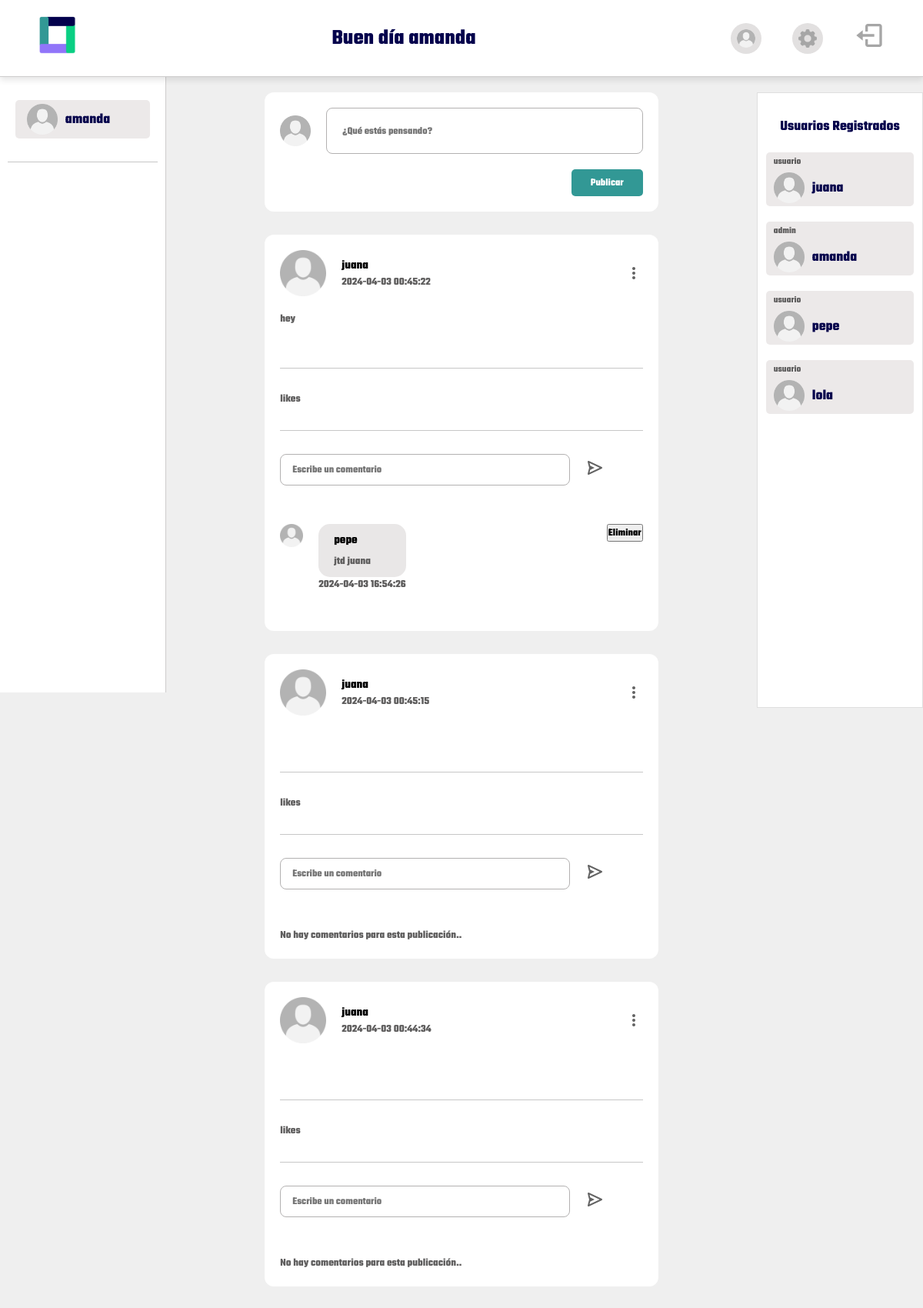
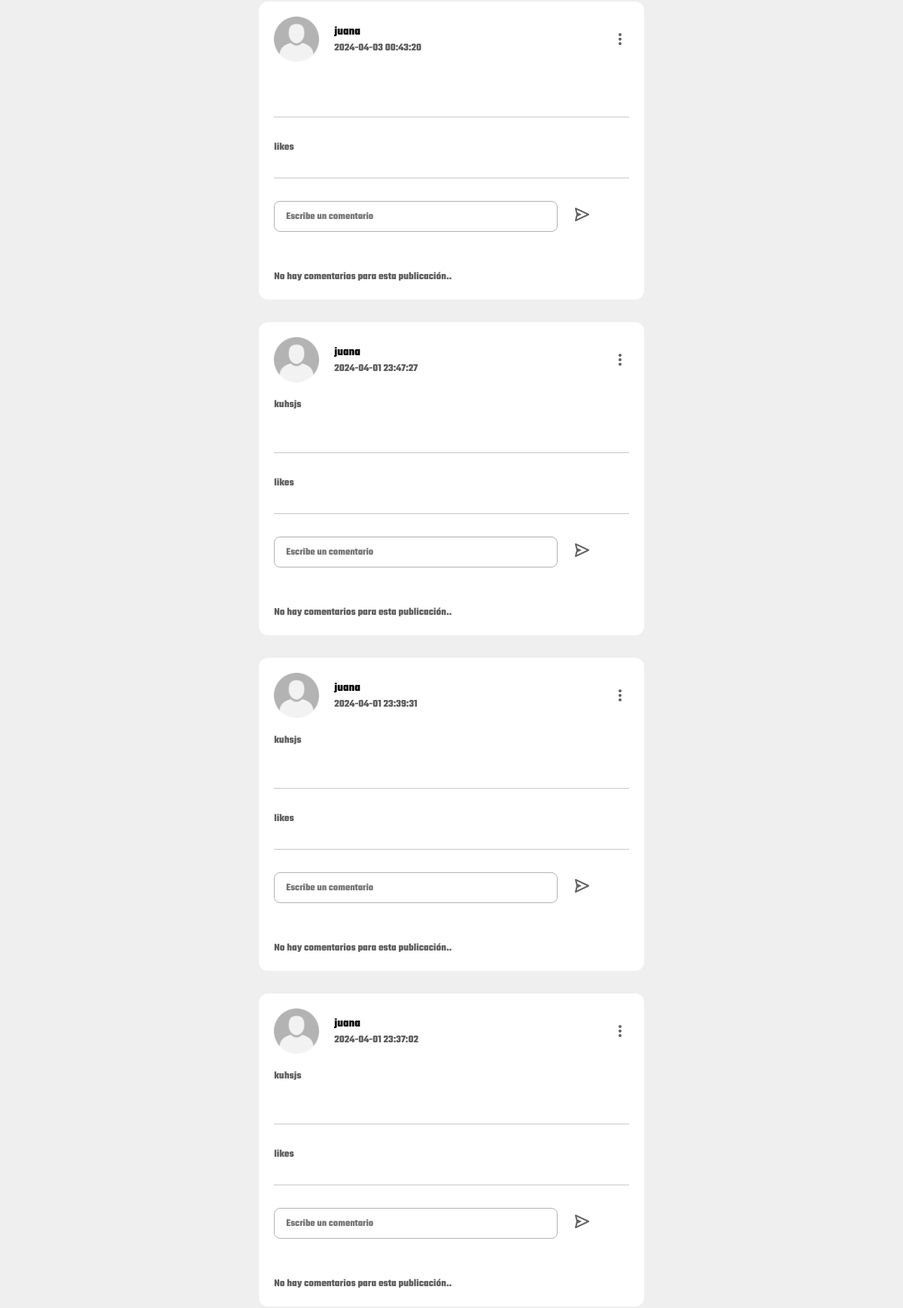
/dashboard.php (signed in, upper part), run on the app's committed database (2 pictures, top to bottom).
### tables this page shows
CREATE TABLE `usuarios` (
  `id` int(11) NOT NULL,
  `nombre_usuario` varchar(255) NOT NULL,
  `correo_electronico` varchar(255) NOT NULL,
  `contrasena` varchar(255) NOT NULL,
  `rol` enum('admin','usuario') NOT NULL,
  `fecha_creacion` timestamp NOT NULL DEFAULT current_timestamp(),
  `fecha_actualizacion` timestamp NOT NULL DEFAULT current_timestamp() ON UPDATE current_timestamp()
);

CREATE TABLE `publicaciones` (
  `id` int(11) NOT NULL,
  `id_usuario` int(11) NOT NULL,
  `contenido` text NOT NULL,
  `fecha_creacion` timestamp NOT NULL DEFAULT current_timestamp(),
  `fecha_actualizacion` timestamp NOT NULL DEFAULT current_timestamp() ON UPDATE current_timestamp()
);

CREATE TABLE `comentarios` (
  `id` int(11) NOT NULL,
  `id_publicacion` int(11) NOT NULL,
  `id_usuario` int(11) NOT NULL,
  `contenido` text NOT NULL,
  `fecha_creacion` timestamp NOT NULL DEFAULT current_timestamp(),
  `fecha_actualizacion` timestamp NOT NULL DEFAULT current_timestamp() ON UPDATE current_timestamp()
);

### dashboard.php (the view, shortened to what this page needs)
<?php
include("config.php");
if(!empty($_SESSION["id"])){
    $id = $_SESSION["id"];
    $stmt = $conn->prepare("SELECT id, correo_electronico, contrasena, nombre_usuario, rol FROM usuarios WHERE id = ?");
    $stmt->bind_param("i", $id);
    $stmt->execute();
    $stmt->bind_result($id, $correo_electronico, $contraseña, $nombre_usuario, $rol);
} else {
    header("Location: index.php");
    exit();
}
$usuarios = array();
$stmtUsuarios = $conn->prepare("SELECT nombre_usuario FROM usuarios");
$stmtUsuarios->execute();
$resultUsuarios = $stmtUsuarios->get_result();
if ($resultUsuarios->num_rows > 0) {
    while($row = $resultUsuarios->fetch_assoc()) {
        $usuarios[] = $row["nombre_usuario"];
    }
}
function obtenerIdUsuario($nombreUsuario) {
    global $conn;
    $stmt = $conn->prepare("SELECT id FROM usuarios WHERE nombre_usuario = ?");
    $stmt->bind_param("s", $nombreUsuario);
    $stmt->execute();
    $stmt->bind_result($id);
    return $id;
}
function obtenerCorreoUsuario($nombreUsuario) {
    global $conn;
    $stmt = $conn->prepare("SELECT correo_electronico FROM usuarios WHERE nombre_usuario = ?");
    $stmt->bind_param("s", $nombreUsuario);
    $stmt->execute();
    $stmt->bind_result($correo);
    return $correo;
}
function obtenerRolUsuario($nombreUsuario) {
    global $conn;
    $stmt = $conn->prepare("SELECT rol FROM usuarios WHERE nombre_usuario = ?");
    $stmt->bind_param("s", $nombreUsuario);
    $stmt->execute();
    $stmt->bind_result($rol);
    return $rol;
}
$sql = "SELECT publicaciones.*, usuarios.nombre_usuario, publicaciones.id_usuario AS id_usuario_publicacion
FROM publicaciones
INNER JOIN usuarios ON publicaciones.id_usuario = usuarios.id
ORDER BY publicaciones.fecha_creacion DESC";
$result = $conn->query($sql);
?>
<!DOCTYPE html>
<html lang="en">
<head>
    <link rel="stylesheet" type="text/css" href="styles/main.css">
    <link rel="stylesheet" type="text/css" href="styles/dashboard.css">
</head>
<body class="body-dashboard">
    <section class="seccion-superior">
        <div>
            <img style="width:50px; height:50px" src="assets/logo.png" alt="">
        </div>
        <h1>Buen día <?php echo $nombre_usuario ?><br>
</h1>
        <div class="iconos-superior">
            <img id="btnMostrar1" class="iconos-bg" style="width:40px; height:40px" src="assets/user.png" alt="">
            <img id="btnMostrar-congf" class="iconos-bg" style="width:40px; height:40px" src="assets/edit.png" alt="">
            <a  href="cerrarSesion.php"><img src="assets/out.svg" alt="Cerrar Session"></a>
        </div>
    </section>
    <section class="seccion-central">
        <div class="sec2">
            <div class="seccion-izq">
                <div id="btnMostrar2" class="seccion-izq-users">
                    <img style="width:40px; height:40px" src="assets/user.png" alt="">
                    <h3><?php echo $nombre_usuario ?></h3>
                </div>
                <div class="hr"></div>
            </div>
        </div>
        <div class="seccion-centro">
            <div class="do-publi">
                <form method="POST" action="">
                    <div class="publi-input">
                        <img style="width:40px; height:40px" src="assets/user.png" alt="">
                        <textarea class="input-publicacion" name="contenido" id="inputTexto" type="text" placeholder="¿Qué estás pensando?"></textarea>
                    </div>
                    <div class="publi-btn">
                        <button type="submit" name="publicar">Publicar</button>
                    </div>
                </form>
        </div>
                <?php
                if ($result->num_rows > 0) {
                    while ($row = $result->fetch_assoc()) { ?>
                        <div class="publicacion">
                            <div class="pub-user-info">
                                <div class="pub-user-info-img">
                                    <img style="width:60px; height:60px" src="assets/user.png" alt="">
                                    <div>
                                        <h4><?php echo $row['nombre_usuario']; ?></h4>
                                        <p><?php echo $row['fecha_creacion']; ?></p>
                                    </div>
                                </div>
                                <?php
                                if ($rol === 'admin') {
                                    $estadoUsuario = 'admin';
                                } elseif (!empty($row['id_usuario']) && $_SESSION["id"] == $row['id_usuario_publicacion']) {
                                    $estadoUsuario = 'true';
                                } else {
                                    $estadoUsuario = 'false';
                                }
                                echo '<img class="ventana-publicacion" src="assets/menu.svg" alt="" data-own="' . $estadoUsuario . '">';
?>                                </div>
                            <div class="pub-user-info-text">
                                <p><?php echo $row['contenido']; ?></p>
                            </div>
                            <div class="hr"></div>
                            <div>
                                <p>likes</p>
                            </div>
                            <div class="hr"></div>
                            <div class="pub-coment">
                                <form class="pub-coment-form" method="POST" action="">
                                    <input type="text" name="contenido_comentario" placeholder="Escribe un comentario">
                                    <button type="submit" name="comentar"><img src="assets/send.svg" alt=""></button>
                                </form>
                            </div>
                            <?php
$sql_comentarios = "SELECT comentarios.*, usuarios.nombre_usuario
                    FROM comentarios
                    INNER JOIN usuarios ON comentarios.id_usuario = usuarios.id
                    WHERE comentarios.id_publicacion = ?
                    ORDER BY comentarios.fecha_creacion DESC";
$stmt_comentarios = $conn->prepare($sql_comentarios);
$stmt_comentarios->bind_param("i", $row['id']);
$stmt_comentarios->execute();
$result_comentarios = $stmt_comentarios->get_result();
if ($result_comentarios->num_rows > 0) {
    while ($comentario = $result_comentarios->fetch_assoc()) {
        ?>
        <div class="pub-comentarios-hechos">
            <div class="pub-coment-info">
                 <img style="width:30px; height:30px" src="assets/user.png" alt="">
                <div>
                    <div class="pub-coment-info-text">
                        <h4><?php echo $comentario['nombre_usuario']; ?> </h4>
                         <p><?php echo $comentario['contenido']; ?></p>
                    </div>
                    <p> <?php echo $comentario['fecha_creacion']; ?></p>
                </div>
            </div>
            <?php if((!empty($row['id_usuario']) && $_SESSION["id"] == $comentario['id_usuario']) && (($rol === 'admin'))){ ?>
            <div class="edit-delete-comm-container">
              <form method="POST" action="dashboard.php">
                  <input type="hidden" name="id_comentario" value="<?php echo $comentario['id']; ?>">
                  <input name="nuevo_contenido">
                  <button type="submit" name="editar_comentario">Editar Comentario</button>
                  <button type="submit" name="eliminar_comentario">Eliminar</button>
              </form>
              </div>
          <?php } elseif($rol === 'admin'){
              ?>
              <form method="POST" action="dashboard.php">
                  <button type="submit" name="eliminar_comentario">Eliminar</button>
              </form>
          <?php } ?>
        </div>
<?php
    }
} else {
    echo "<p>No hay comentarios para esta publicación..</p>";
}
?>
                        </div>
<?php
                }
                } else {
                    echo '<h1 class="no-publicaciones">No hay publicaciones disponibles.</h1>';
                }
                ?>
        </div>
        <div class="sec2">
            <div class="seccion-der">
                <h3>Usuarios Registrados</h3>
                <?php foreach ($usuarios as $usuario) { ?>
                    <div id="seccion-izq-user " class="seccion-izq-user sec-users-img" data-id="<?php echo obtenerIdUsuario($usuario); ?>" data-nombre="<?php echo $usuario; ?>" data-correo="<?php echo obtenerCorreoUsuario($usuario); ?>" data-rol="<?php echo obtenerRolUsuario($usuario); ?>">
                        <p><?php echo obtenerRolUsuario($usuario); ?></p>
                        <div class="users-img">
                            <img style="width:40px; height:40px" src="assets/user.png" alt="">
                            <h3><?php echo $usuario; ?></h3>
                        </div>
                    </div>
                <?php } ?>
            </div>
        </div>
    </section>
</body>
</html>

### styles/main.css (style rules this page uses)
* { margin: 0; padding: 0; box-sizing: border-box; font-family: 'teko', sans-serif; }
h1 { color: #03014C; font-size: 28px; }
h3 { color: #03014C; }
p { color: #5f5e5e; font-size: 14px; }
a { text-decoration: none; font-size: 14px; color: #5f5e5e; }
.hr { margin: 30px 0; width: 100%; background-color: #c7c7c7; height: 1px; }

### styles/dashboard.css (style rules this page uses)
.body-dashboard { position: relative; background-color: #EFEFEF; }
.seccion-superior { width: 100%; height: 100px; background-color: rgb(255, 255, 255); display: flex; flex-direction: row; justify-content: space-between; align-items: center; padding: 0 50px; position: fixed; z-index: 1; box-shadow: 0 4px 8px rgba(0, 0, 0, 0.1); border-bottom: 1px solid #cecdcd; }
.seccion-central { display: flex; flex-direction: row; justify-content: space-between; }
.sec2 { position: relative; width: 300px; margin-top: 100px; }
.seccion-izq { background-color: rgb(255, 255, 255); width: 18%; height: 100vh; position: fixed; border-right: 1px solid #cecdcd; padding: 10px; display: flex; flex-direction: column; align-items: center; }
.seccion-centro { width: 55vw; height: auto; padding: 0 60px; margin-top: 120px; }
.seccion-der { background-color: rgb(255, 255, 255); width: 18%; height: 100vh; position: fixed; right: 0; top: 120px; border: 1px solid #dfdfdf; padding: 30px 0; display: flex; flex-direction: column; align-items: center; }
.iconos-superior { display: flex; flex-direction: row; justify-content: center; align-items: center; gap: 40px; }
.iconos-bg { background-color: #e2e0e0; padding: 8px; border-radius: 50%; cursor: pointer; }
.seccion-izq-user { display: flex; flex-direction: row; align-items: center; width: 90%; height: 50px; background-color: #ece9e9; gap: 10px; padding: 20px 15px; margin-top: 20px; border-radius: 5px; cursor: pointer; }
.sec-users-img { display: flex; align-items: start; flex-direction: column; justify-content: center; gap: 5px; padding: 10px; height: 70px; }
.sec-users-img p { font-size: 12px; }
.users-img { display: flex; flex-direction: row; align-items: center; gap: 10px; }
.seccion-izq-users { display: flex; flex-direction: row; align-items: center; width: 90%; height: 50px; background-color: #ece9e9; gap: 10px; padding: 20px 15px; margin-top: 20px; border-radius: 5px; cursor: pointer; }
.do-publi { padding: 20px 20px; display: flex; flex-direction: column; gap: 10px; background-color: rgb(255, 255, 255); border-radius: 12px; margin-bottom: 30px; }
.publicacion { background-color: rgb(255, 255, 255); padding: 20px 20px; margin-bottom: 30px; border-radius: 12px; }
.publi-input { display: flex; flex-direction: row; align-items: center; justify-content: start; gap: 20px; }
.input-publicacion { width: 100%; padding: 10px 15px; border: 1px solid #b3b1b1; border-radius: 8px; outline: none; resize: none; overflow-x: hidden; overflow-y: auto; }
.publi-btn { display: flex; justify-content: end; margin-top: 20px; }
.publi-btn button { padding: 8px 25px; background-color: #329895; color: #fff; border: none; border-radius: 5px; cursor: pointer; }
.pub-coment { display: flex; flex-direction: column; justify-content: center; gap: 20px; margin-bottom: 50px; }
.pub-coment-form { display: flex; gap: 20px; }
.pub-coment-form button { background-color: #fff; border: none; cursor: pointer; }
.pub-coment input { width: 80%; padding: 10px 15px; border: 1px solid #b3b1b1; border-radius: 8px; outline: none; }
.pub-user-info { display: flex; width: 100%; justify-content: space-between; align-items: center; }
.pub-user-info-img { display: flex; align-items: center; flex-direction: row; gap: 20px; }
.pub-user-info-text { display: flex; margin-top: 20px; }
.pub-coment-info { display: flex; gap: 20px; }
.pub-comentarios-hechos { display: flex; justify-content: space-between; margin-bottom: 30px; }
.pub-coment-info-text { background-color: #e9e7e7; display: flex; flex-direction: column; gap: 6px; padding: 10px 20px; border-radius: 15px; }

### data on the page
usuarios: nombre_usuario "amanda", rol "admin"
publicaciones: id_usuario.nombre_usuario "juana", fecha_creacion "2024-04-03 00:45:22", contenido "hey"
comentarios: id_usuario.nombre_usuario "pepe", contenido "jtd juana", fecha_creacion "2024-04-03 16:54:26"
publicaciones: id_usuario.nombre_usuario "juana", fecha_creacion "2024-04-03 00:45:15", shows "No hay comentarios para esta publicación.."
publicaciones: id_usuario.nombre_usuario "juana", fecha_creacion "2024-04-03 00:44:34", shows "No hay comentarios para esta publicación.."
publicaciones: id_usuario.nombre_usuario "juana", fecha_creacion "2024-04-03 00:43:20", shows "No hay comentarios para esta publicación.."
publicaciones: id_usuario.nombre_usuario "juana", fecha_creacion "2024-04-01 23:47:27", contenido "kuhsjs", shows "No hay comentarios para esta publicación.."
publicaciones: id_usuario.nombre_usuario "juana", fecha_creacion "2024-04-01 23:39:31", contenido "kuhsjs", shows "No hay comentarios para esta publicación.."
publicaciones: id_usuario.nombre_usuario "juana", fecha_creacion "2024-04-01 23:37:02", contenido "kuhsjs", shows "No hay comentarios para esta publicación.."
usuarios: rol "usuario"
usuarios: rol "usuario"
usuarios: rol "usuario"

### other printed values
$usuario "juana"
$usuario "amanda"
$usuario "pepe"
$usuario "lola"
